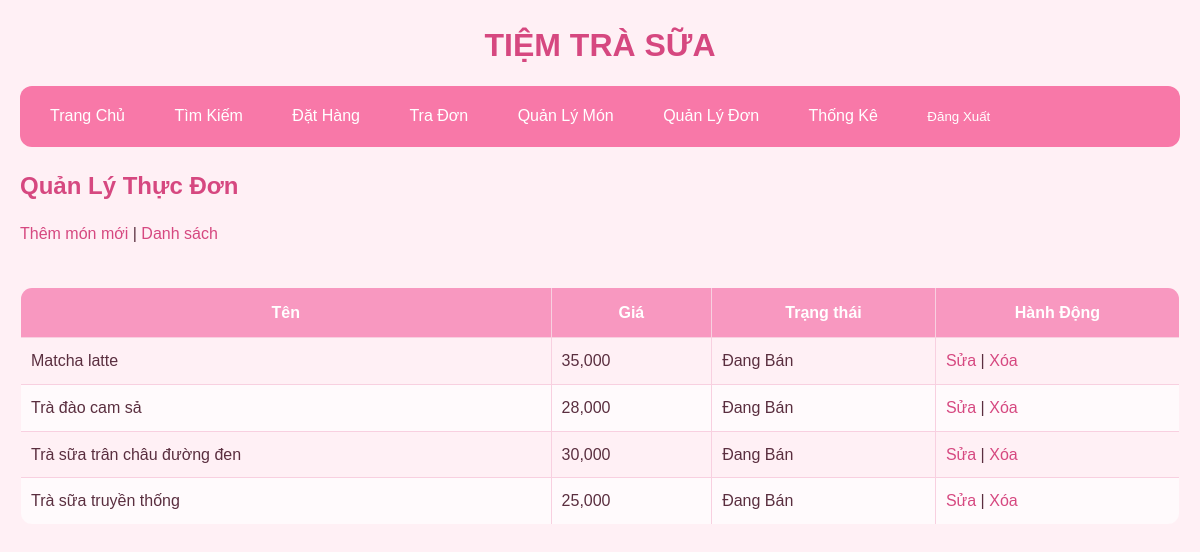
The app's page /Tiemtrasua/index.php?page=admin-products (signed in) with its own data.
### tables this page shows
CREATE TABLE products (
    id INT AUTO_INCREMENT PRIMARY KEY,
    name VARCHAR(100) NOT NULL,
    price INT NOT NULL,
    image VARCHAR(255) NULL,
    description TEXT NULL,
    is_active TINYINT(1) DEFAULT 1
);

### Tiemtrasua/index.php (the view, shortened to what this page needs)
<?php include 'config.php'; ?>
<!DOCTYPE html>
<html lang="vi">
<head>
    <link rel="stylesheet" href="style.css">
</head>
<body>
<div class="container">
    <h1 style="text-align:center; color:#d64880;">TIỆM TRÀ SỮA</h1>
    <nav>
        <a href="?page=home">Trang Chủ</a>
        <a href="?page=search">Tìm Kiếm</a>
        <a href="?page=order">Đặt Hàng</a>
        <a href="?page=track">Tra Đơn</a>
        <?php if (isset($_SESSION['admin'])): ?>
            <a href="?page=admin-products">Quản Lý Món</a>
            <a href="?page=admin-orders">Quản Lý Đơn</a>
            <a href="?page=admin-stats">Thống Kê</a>
            <form method="post" style="display:inline;">
                <button type="submit" name="logout">Đăng Xuất</button>
            </form>
        <?php else: ?>
            <a href="?page=login">Đăng Nhập</a>
        <?php endif; ?>
    </nav>
    <?php
    $page = $_GET['page'] ?? 'home';
    if ($page == 'admin-products' && isset($_SESSION['admin'])) {
        echo "<h2>Quản Lý Thực Đơn</h2>";
        echo "<a href='?page=admin-products&action=add'>Thêm món mới</a> | ";
        echo "<a href='?page=admin-products'>Danh sách</a><br><br>";
        $res = $conn->query("SELECT * FROM products ORDER BY id DESC");
        echo "<table><tr><th>Tên</th><th>Giá</th><th>Trạng thái</th><th>Hành Động</th></tr>";
        while ($p = $res->fetch_assoc()) {
            $stt = $p['is_active'] ? 'Đang Bán' : 'Đã ẩn';
            echo "<tr><td>".$p['name']."</td><td>".number_format($p['price'])."</td><td>$stt</td>";
            echo "<td><a href='?page=admin-products&action=edit&id=".$p['id']."'>Sửa</a> | ";
            echo "<a href='?page=admin-products&action=del&id=".$p['id']."' onclick='return confirm(\"Xóa?\")'>Xóa</a></td></tr>";
        }
        echo "</table>";
    } elseif ($page == 'admin-products') {
        echo "<p>Đăng Nhập</p>";
    }
    ?>
</div>
</body>
</html>

### Tiemtrasua/style.css (style rules this page uses)
* { margin: 0; padding: 0; box-sizing: border-box; font-family: Arial, sans-serif; }
body { background: #fff0f5; color: #5a2e3f; line-height: 1.6; }
.container { max-width: 1200px; margin: 0 auto; padding: 20px; }
h1, h2, h3 { color: #d64880; margin-bottom: 15px; }
nav { background: #f878a8; padding: 15px; margin-bottom: 20px; border-radius: 12px; }
nav a, nav button { color: white; margin-right: 15px; text-decoration: none; padding: 8px 15px; border: none; background: transparent; cursor: pointer; border-radius: 8px; transition: background 0.3s; }
button { background: #f878a8; color: white; border: none; cursor: pointer; padding: 10px 20px; border-radius: 8px; transition: background 0.3s; }
table { width: 100%; border-collapse: collapse; margin: 15px 0; border-radius: 12px; overflow: hidden; }
table, th, td { border: 1px solid #f8d0e0; }
th { background: #f898c0; color: white; padding: 12px 10px; }
td { padding: 10px; background: #fffafc; }
tr:nth-child(even) td { background: #fff0f5; }
a { color: #d64880; text-decoration: none; }

### records on screen
products: name "Matcha latte", price "35,000", is_active "Đang Bán"
products: name "Trà đào cam sả", price "28,000", is_active "Đang Bán"
products: name "Trà sữa trân châu đường đen", price "30,000", is_active "Đang Bán"
products: name "Trà sữa truyền thống", price "25,000", is_active "Đang Bán"
